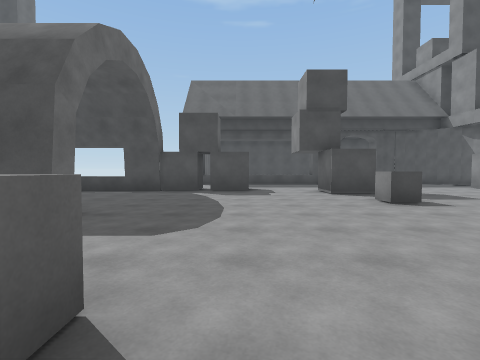
View 1 (above)

24 first-person views from a walk through a Unity game level. The camera is 1.3 m above the floor, tilts 2° down and sees 85° across. The floor is counted in squares, 2 m on a side. Each view is taken from the middle of a square. On the plan, view 1 faces up. The plan holds only what a view shows up to about 9 squares ahead; the rest is blank. The place goes on beyond the plan. Surface patterns are stand-ins for the level's own textures.

View 2
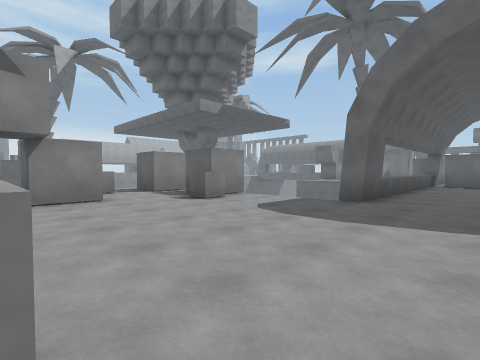

View 3
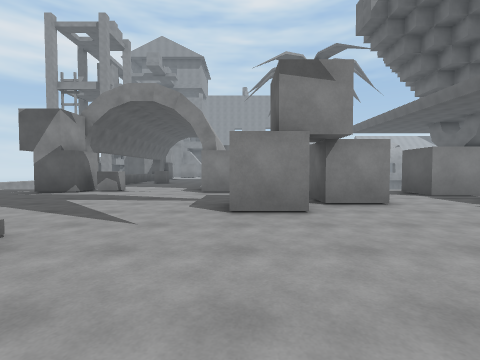

View 4
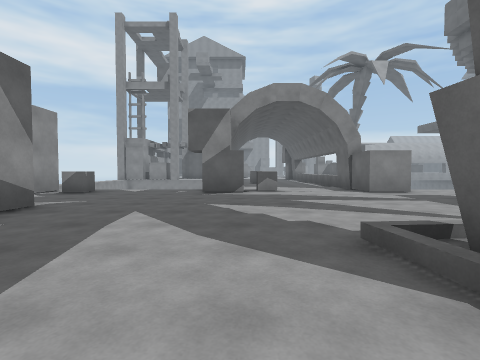

View 5
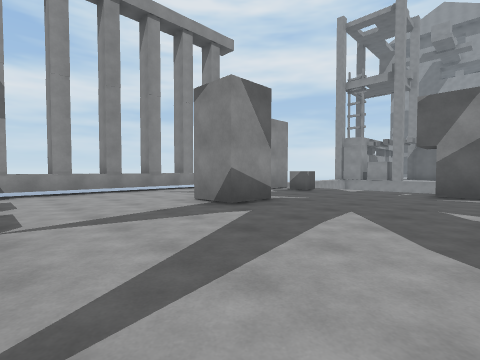

View 6
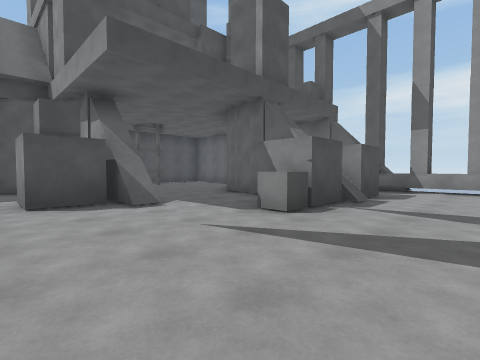

View 7
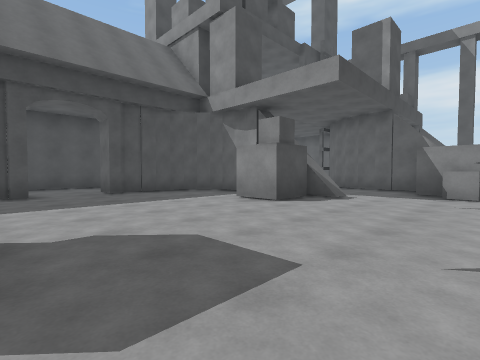

View 8
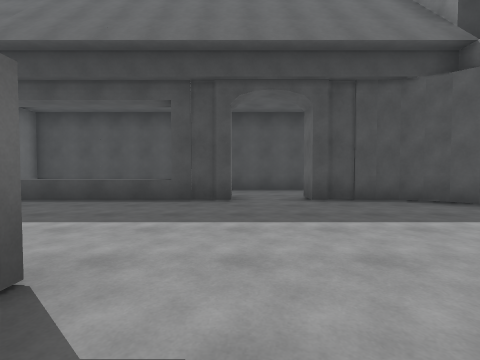

View 9
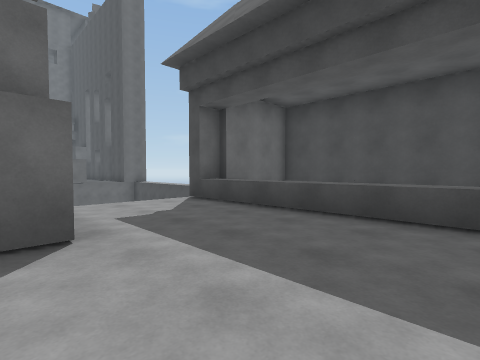

View 10
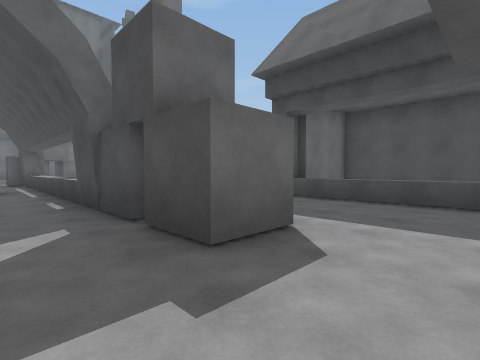

View 11
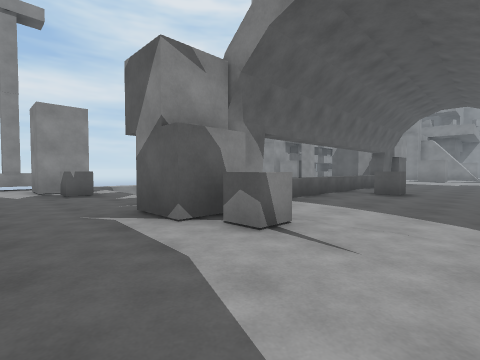

View 12
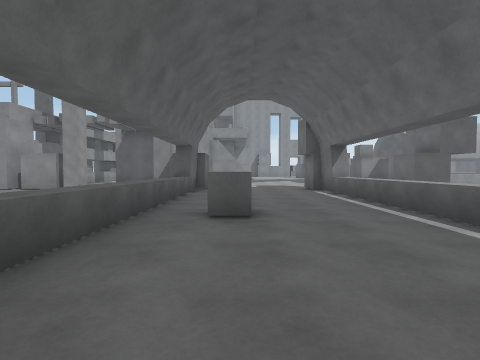

View 13
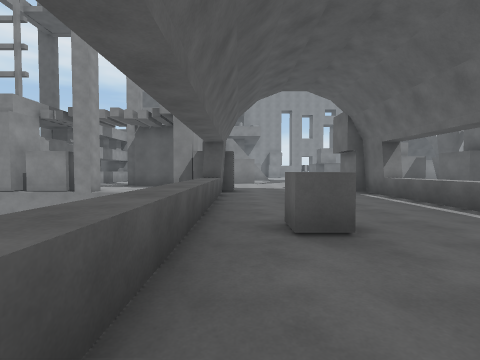

View 14
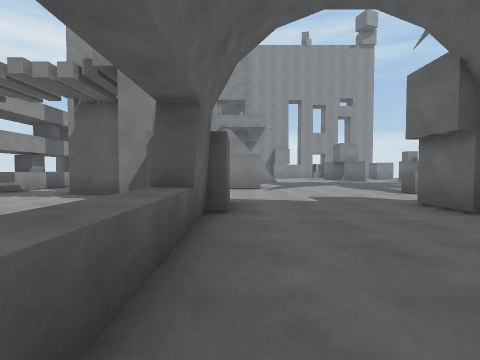

View 15
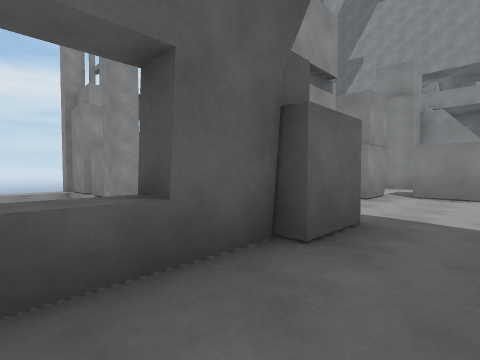

View 16
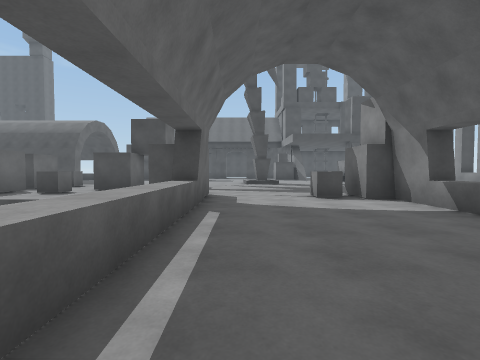

View 17
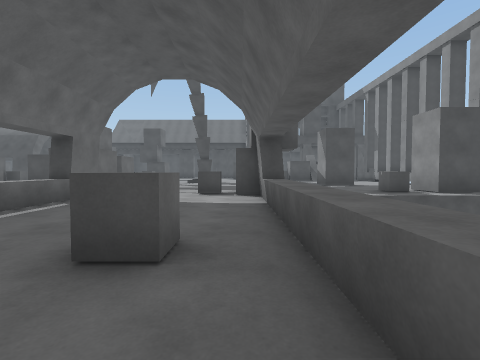

View 18
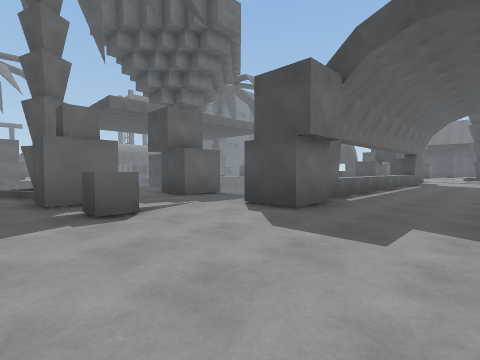

View 19
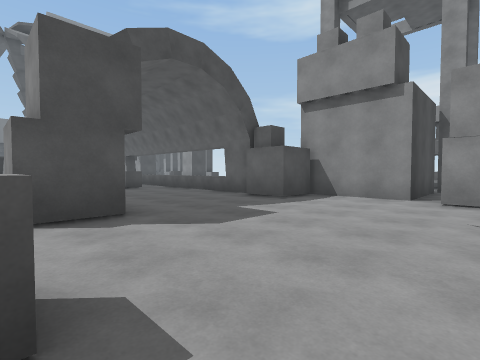

View 20
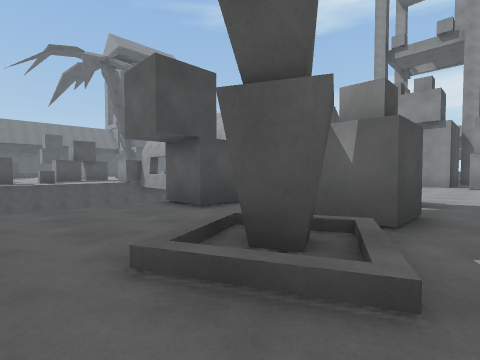

View 21
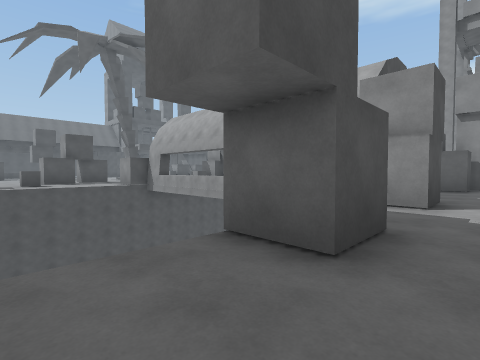

View 22
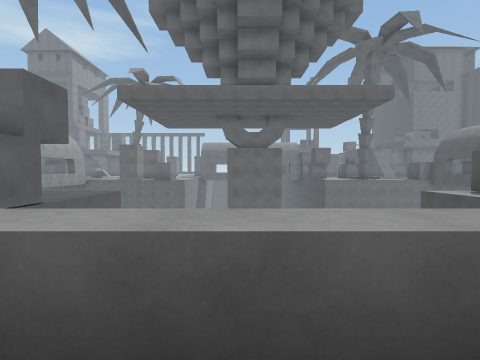

View 23
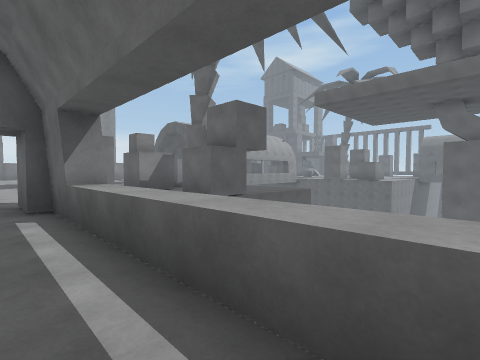

View 24
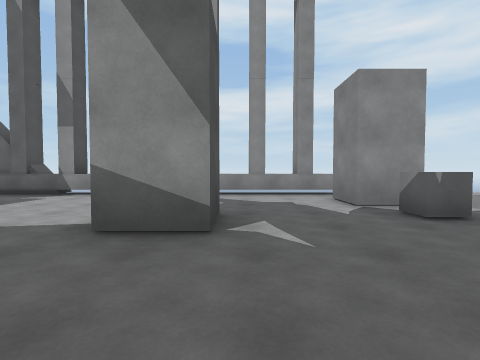

### Floor plan
Key: @ floor where view 1 was taken; # wall or solid block; x gap in a wall; . floor; / step, stairs or slope; ^ raised ledge; v drop or lower ground.
Columns run from 5 left of view 1 to 18 right of it. Each row starts with its distance up from view 1.
 16    ##########
 15    #      ...
 14    #      ...
 13    #^^^^^#..###
 12    ...........##
 11   v............# ..
 10    ............  ..#
  9 ^^####........#^...#
  8 ........#......#...#
  7 .................. #  #
  6 .................##  .##
  5 ......................^^
  4 ^^#........  /........^^
  3    ......../#/........^
  2    ...................#^
  1    #^...##........#...#^
  0    #.@### ............^
 -1    ...## .............^
 -2    ##.# ............##^^
 -3    ##.. .##..^##...^##
 -4   vvvvvvv##...##vvvvv
 -5           #....#
 -6           ^....^
 -7           ^....^
 -8           ^....^
 -9           ^..^.^
-10           ^....^
-11           ^....^
-12           ^....^
-13           #....#      vv
-14    vvv##vv#....#  vx##^x
-15    ...##..#....## .. ^
-16    .............# ...
-17    .//.#........###..
-18    ./#/#.^.........#.^
-19    ...........##    .^

Where each view was taken, in squares from view 1:
view 1: 0 up, 0 right, facing up
view 2: 6 up, 3 right, facing down-left
view 3: 5 up, 4 right, facing down
view 4: 5 up, 9 right, facing down
view 5: 5 up, 9 right, facing down-right
view 6: 3 up, 8 right, facing up-right
view 7: 5 up, 4 right, facing up-right
view 8: 7 up, 5 right, facing up
view 9: 9 up, 3 right, facing up-left
view 10: 7 up, 2 right, facing up-left
view 11: 1 down, 6 right, facing down-right
view 12: 5 down, 8 right, facing down
view 13: 6 down, 9 right, facing down
view 14: 10 down, 9 right, facing down
view 15: 12 down, 8 right, facing down-right
view 16: 10 down, 6 right, facing up
view 17: 11 down, 9 right, facing up
view 18: 19 down, 8 right, facing up-left
view 19: 19 down, 4 right, facing up-right
view 20: 19 down, 2 left, facing up-right
view 21: 16 down, 1 left, facing up-right
view 22: 10 down, 6 right, facing left
view 23: 9 down, 6 right, facing down-left
view 24: 0 up, 10 right, facing right
